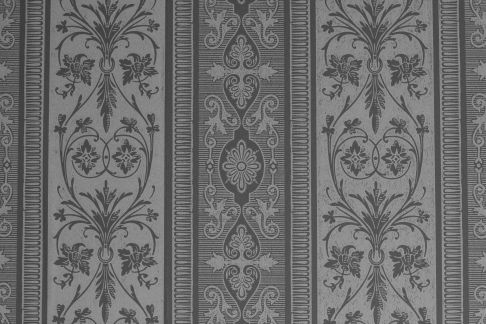
#> input picture lab3/ex1.jpg, 486 x 324 px
$ python p3.py   (Python 2 division)
#> lines starting #> are read from the running program, lines starting #| are printed output that depends on the picture
import cv2
import numpy as np
import math

sigma = 50
window_name = 'Part I'

img = cv2.imread('ex1.jpg', 0).astype(np.uint8)
#> img is the input picture: shape (324, 486); min 51, max 167, mean 109.5
current_img = np.copy(img)

img_height = img.shape[0]
#> img_height = 324
img_width = img.shape[1]
#> img_width = 486

kernel_width = 2 * img_width + 1
#> kernel_width = 973
kernel_height = 2 * img_height + 1
#> kernel_height = 649

gaussian_kernel = np.zeros((kernel_height, kernel_width))
# cauchy_kernel = np.zeros((kernel_height, kernel_width))

def mouseHandler(event, mouse_x, mouse_y, flags=None, param=None):
    global current_img

    if event != cv2.EVENT_LBUTTONDOWN:
        return

    print 'mouse_x =', mouse_x
    print 'mouse_y =', mouse_y

    blurred_img = cv2.GaussianBlur(current_img, (5, 5), 3).astype(np.float32)

    # compute the x and y extents of the mask to extract
    x1 = img_width - mouse_x
    y1 = img_height - mouse_y
    x2 = x1 + img_width
    y2 = y1 + img_height

    # extract the translated mask from the kernel
    mask = gaussian_kernel[y1:y2, x1:x2]
    # mask = cauchy_kernel[y1:y2, x1:x2]

    img1 = np.multiply(blurred_img, mask)
    img2 = np.multiply(current_img, 1-mask)
    current_img = cv2.add(img1, img2).astype(np.uint8)
    cv2.imshow(window_name, current_img)

def initGaussianKernel():
    print 'Initializing Gaussian Mask...'
    for x in xrange(kernel_width):
        for y in xrange(kernel_height):
            diff_x = float(img_width - x)
            diff_y = float(img_height - y)
            exp_factor = (diff_x * diff_x + diff_y * diff_y) / (sigma * sigma)
            gaussian_kernel[y, x] = math.exp(-exp_factor)
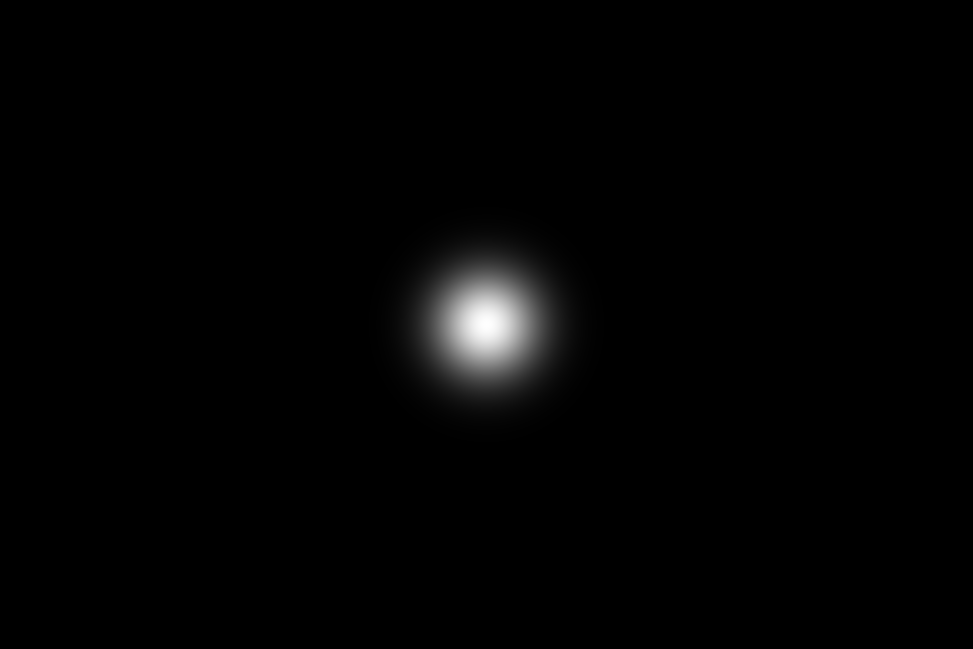
#> gaussian_kernel: shape (649, 973) float64; min 5.4e-60, max 1, mean 0.0124


initGaussianKernel()
# initCauchyKernel()

cv2.namedWindow(window_name)
cv2.setMouseCallback(window_name, mouseHandler)
cv2.imshow(window_name, current_img)
while True:
    if cv2.waitKey(1) == 27:
#> (key Esc is pressed here)
        break
